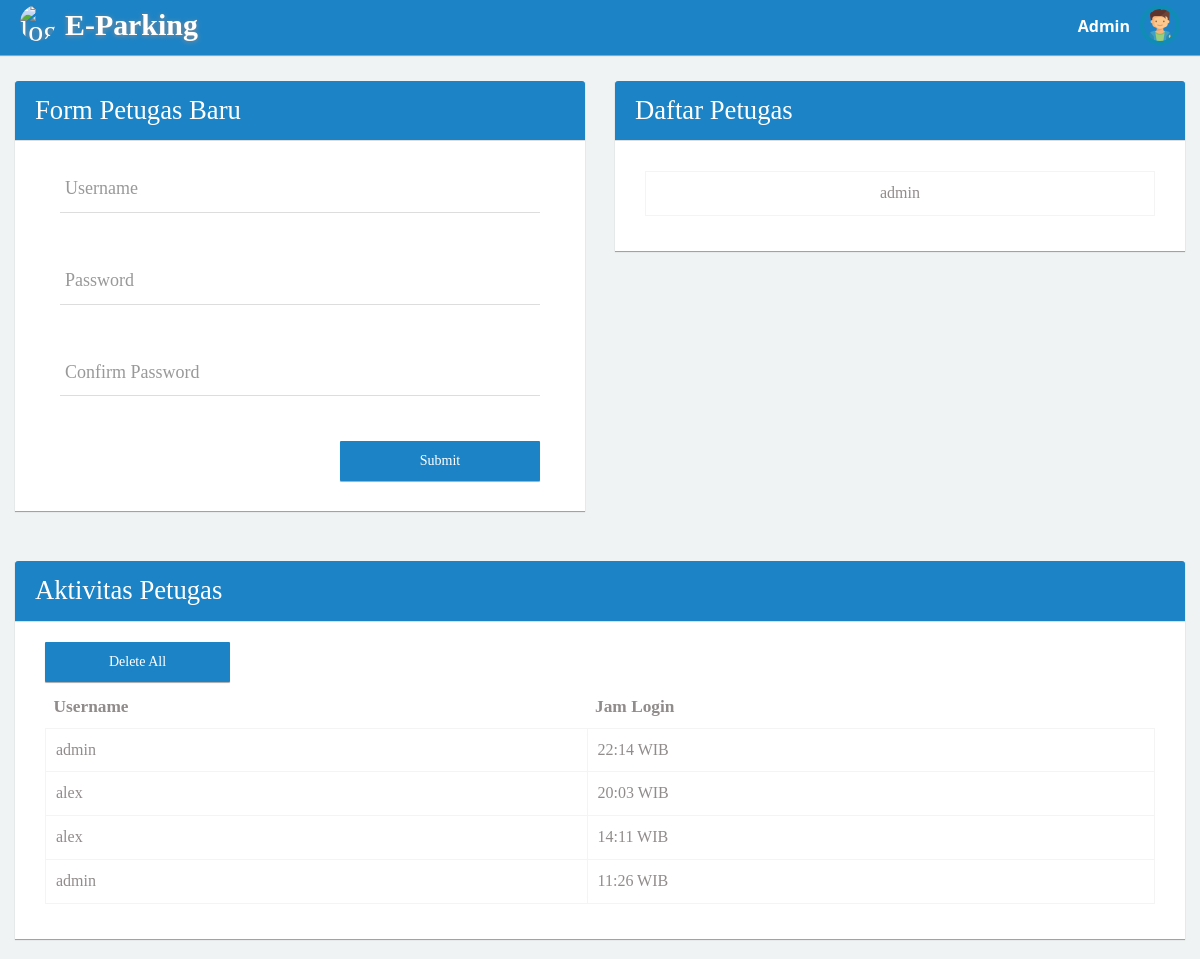
Screenshot of /home_admin.php with the database file from the repository.
### tables this page shows
CREATE TABLE `tb_akses_admin` (
  `id` int(11) NOT NULL,
  `username` varchar(50) NOT NULL,
  `jam_login` varchar(10) NOT NULL
);

### home_admin.php (the view, shortened to what this page needs)
<!DOCTYPE html>
<html>
<head>
	<link rel="stylesheet" type="text/css" href="asset/css/bootstrap.min.css">
	<link rel="stylesheet" type="text/css" href="asset/css/plugins/font-awesome.min.css"/>
	<link rel="stylesheet" type="text/css" href="asset/css/plugins/animate.min.css"/>
	<link rel="stylesheet" type="text/css" href="asset/css/plugins/nouislider.min.css"/>
	<link rel="stylesheet" type="text/css" href="asset/css/plugins/select2.min.css"/>
	<link rel="stylesheet" type="text/css" href="asset/css/plugins/ionrangeslider/ion.rangeSlider.css"/>
	<link rel="stylesheet" type="text/css" href="asset/css/plugins/ionrangeslider/ion.rangeSlider.skinFlat.css"/>
	<link rel="stylesheet" type="text/css" href="asset/css/plugins/bootstrap-material-datetimepicker.css"/>
	<link rel="stylesheet" type="text/css" href="asset/css/plugins/simple-line-icons.css"/>
	<link rel="stylesheet" type="text/css" href="asset/css/plugins/mediaelementplayer.css"/>
	<link href="asset/css/style.css" rel="stylesheet">
</head>
<?php
include 'config/koneksi.php';
 ?>
<body class="dashboard topnav">
        <nav class="navbar navbar-default header navbar-fixed-top bg-primary">
          <div class="col-md-12 nav-wrapper">
            <div class="navbar-header" style="width:100%;">
                <div class="navbar-brand" style="margin-left: -10px;" name="home_logo">
                <img src="asset/img/logo.png" class="img-circle" alt="logo" style="float: left;margin-top: -10px;" width="35px"/>
                 <b style="float: left;margin-left: 10px;">E-Parking</b>
                </div>
              <ul class="nav navbar-nav navbar-right user-nav">
                <li class="user-name"><span>Admin</span></li>
                  <li class="dropdown avatar-dropdown">
                   <img src="asset/img/avatar-admin.png" class="img-circle avatar" alt="username" data-toggle="dropdown" aria-haspopup="true" aria-expanded="true" style="cursor: pointer;" />
                </li>
              </ul>
            </div>
          </div>
        </nav>
	<div id="content">
		<div class="col-md-6" style="margin-top: 30px">
                  <div class="col-md-12 panel">
                    <div class="col-md-12 panel-heading bg-primary">
                      <h4 style="color: white;font-size: 20pt;">Form Petugas Baru</h4>
                    </div>
                    <div class="col-md-12 panel-body" style="padding-bottom:30px;">
                      <div class="col-md-12">
                        <form method="post">
                          <div class="col-md-12" style="margin-top: -30px;">
                            <div class="form-group form-animate-text" style="margin-top:40px !important;">
                              <input type="text" class="form-text" name="username_baru" value="<?= @$username ?>" required>
                              <label>Username</label>
                            </div>
                            <div class="form-group form-animate-text" style="margin-top:40px !important;">
                              <input type="password" class="form-text" id="validate_password" name="password_baru" required>
                              <label>Password</label>
                            </div>
                            <div class="form-group form-animate-text" style="margin-top:40px !important;">
                              <input type="password" class="form-text" id="validate_confirm_password" name="confirm_password_baru" required>
                              <label>Confirm Password</label>
                            </div>
                            <input class="submit btn btn-primary col-md-5 right" type="submit" style="height: 40px" value="Submit" name="btn_baru">
                          </div>
                      </form>
                    </div>
                  </div>
                </div>
              </div>
                <div class="col-md-6 col-sm-12 col-x-12" style="margin-top: 30px;">
                  <div class="col-md-12 panel">
                    <div class="col-md-12 panel-heading bg-primary">
                      <h4 style="color: white;font-size: 20pt;">Daftar Petugas</h4>
                    </div>
                    <div class="panel-body">
                    <div class="table-responsive col-md-12 col-sm-12 col-xs-12">
                    <table class="table table-hover col-md-12 col-sm-12 col-xs-12" width="100%" cellspacing="0" style="margin-top: 30px;">
                      <?php
                        $sql = "SELECT username FROM tb_login";
                        $query = mysqli_query($con, $sql);
                        while ($data = mysqli_fetch_array($query)) {?>
                      <tr style="font-size: 12pt">
                        <td align="center"><?php echo $data['username'] ?></td>
                      </tr>
                      <?php } ?>
                  </table>
                  </div>
                  </div>
                  </div>
                </div>
              <form method="post">
              <div class="col-md-12 col-sm-12 col-x-12" style="margin-top: 30px;">
                  <div class="col-md-12 panel">
                    <div class="col-md-12 panel-heading bg-primary">
                      <h4 style="color: white;font-size: 20pt;">Aktivitas Petugas</h4>
                    </div>
                    <div class="panel-body">
                    <div class="table-responsive col-md-12 col-sm-12 col-xs-12">
                    <input class="submit btn btn-primary col-md-2" type="submit" style="height: 40px;margin-top: 20px;" value="Delete All" onclick="return confirm('Apakah Anda Yakin Menghapus Semuanya?')" name="btn_delete">
                    <table class="table table-hover col-md-12 col-sm-12 col-xs-12" width="100%" cellspacing="0" style="margin-top: 5px;">
                    <thead>
                     <tr style="font-size: 13pt">
                        <th>Username</th>
                        <th>Jam Login</th>
                      </tr>
                    </thead>
                    <tbody>
                      <?php
                        $sql = "SELECT * FROM tb_akses_admin ORDER BY jam_login DESC";
                        $query = mysqli_query($con, $sql);
                        while ($data = mysqli_fetch_array($query)) {?>
                      <tr style="font-size: 12pt">
                        <td><?php echo $data['username'] ?></td>
                        <td><?php echo $data['jam_login'] . " WIB" ?></td>
                      </tr>
                      <?php } ?>
                    </tbody>
                  </table>
                  </div>
                  </div>
                  </div>
                </div>
              </form>
        </div>
</body>
</html>

### rows the page displays
tb_akses_admin: username "admin", jam_login "22:14"
tb_akses_admin: username "alex", jam_login "20:03"
tb_akses_admin: username "alex", jam_login "14:11"
tb_akses_admin: username "admin", jam_login "11:26"

### other values shown
$data['username'] "admin"
